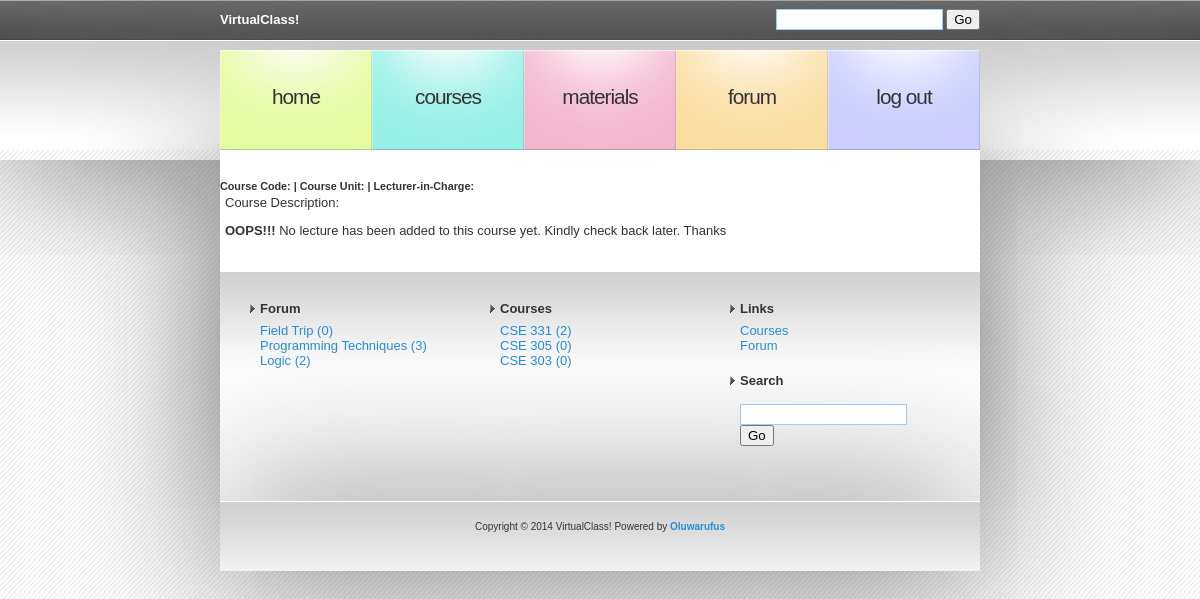
The app's page /crs_lessons.php (signed in) with its own data.
### tables this page shows
CREATE TABLE IF NOT EXISTS `blg_topic_tbl` (
  `id_top` int(11) NOT NULL AUTO_INCREMENT,
  `id_usr_top` int(11) NOT NULL,
  `title_top` varchar(100) NOT NULL DEFAULT '',
  `desc_top` text NOT NULL,
  `date_top` varchar(50) NOT NULL,
  PRIMARY KEY (`id_top`)
);

CREATE TABLE IF NOT EXISTS `course_tbl` (
  `id_crs` int(11) NOT NULL AUTO_INCREMENT,
  `title_crs` varchar(255) NOT NULL,
  `code_crs` varchar(255) NOT NULL,
  `unit_crs` int(11) NOT NULL,
  `lect_inc_id` varchar(255) NOT NULL,
  `desc_crs` varchar(255) NOT NULL,
  `app_level_crs` varchar(20) NOT NULL,
  PRIMARY KEY (`id_crs`)
);

### Connections/mycxn.php (called while the page is built, shortened)
<?php
$hostname_mycxn = "127.0.0.1";
$username_mycxn = "root";
$password_mycxn = "";
$mycxn = mysql_pconnect($hostname_mycxn, $username_mycxn, $password_mycxn) or trigger_error(mysql_error(),E_USER_ERROR);
if (!function_exists("GetSQLValueString")) {
function GetSQLValueString($theValue, $theType, $theDefinedValue = "", $theNotDefinedValue = "")
{
  $theValue = function_exists("mysql_real_escape_string") ? mysql_real_escape_string($theValue) : mysql_escape_string($theValue);
  switch ($theType) {
    case "text":
      $theValue = ($theValue != "") ? "'" . $theValue . "'" : "NULL";
      break;
    case "long":
    case "int":
      $theValue = ($theValue != "") ? intval($theValue) : "NULL";
      break;
  }
  return $theValue;
}
}
if (isset($_SESSION['lvl']) || isset($_SESSION['usr_lct'])) {
$q_subj= @sprintf("SELECT id_crs,code_crs,title_crs FROM course_tbl WHERE app_level_crs = %s OR lect_inc_id = %s", GetSQLValueString($_SESSION['lvl'], "text"), GetSQLValueString($_SESSION['usr_lct'], "text"));
			$q_subj = mysql_query($q_subj)or die(mysql_error());
			$r_subj = mysql_fetch_array($q_subj);
		$query_forum = "SELECT * FROM blg_topic_tbl ORDER BY date_top DESC";
		$rs_forum = mysql_query($query_forum, $mycxn) or die(mysql_error());
}
?>

### Connections/footer_menu.inc (the view)
<div id="colTwo">
    <ul>
      <li>
        <h2>Forum</h2>
        <ul>
        <?php while ($array_forum = mysql_fetch_assoc($rs_forum)) { ?>
          <li><a href="view_post.php?id=<?php echo $array_forum['id_top']; ?>"><?php echo substr($array_forum['title_top'], 0, 25);
			$q_cnt= sprintf("SELECT * FROM blg_comment_tbl WHERE idart_com = %s", GetSQLValueString($array_forum['id_top'], "text"));	mysql_select_db($database_mycxn, $mycxn); $q_cnt = mysql_query($q_cnt, $mycxn)or die(mysql_error());
			echo " (".mysql_num_rows($q_cnt).")";  ?></a></li>	<?php } ;  ?>
        </ul>
      </li>
      <li>
        <h2>Courses</h2>
        <ul>
        <?php
		 do { ?>
          <li><a href="crs_lessons.php?crs=<?php echo $r_subj['id_crs']; ?>"><?php echo $r_subj['code_crs']; ?>
          <?php  $q_count= sprintf("SELECT * FROM lesson_tbl WHERE course_id_lssn = %s", GetSQLValueString($r_subj['id_crs'], "text")); mysql_select_db($database_mycxn, $mycxn);
			$q_count = mysql_query($q_count, $mycxn)or die(mysql_error());
			echo "(".mysql_num_rows($q_count).")"; ?></a>
          </li>
		 <?php } while ($r_subj = mysql_fetch_assoc($q_subj));  ?>
        </ul>
      </li>
      <li>
        <h2>Links</h2>
  	<ul>
    	<li><a href="courses.php">Courses</a></li>
    	<li><a href="forum.php">Forum</a></li>
  	</ul>
      </li>
      <li>
        <h2>Search</h2>
        <form method="get" action="#">
          <div>
            <input type="text" id="textfield1" name="textfield1" value="" size="18" />
            <input type="submit" id="submit1" name="submit1" value="Go" />
          </div>
        </form>
      </li>
    </ul>
    <div style="clear: both;">&nbsp;</div>
  </div>
  </div>
<div id="footer">
  <p>Copyright &copy; 2014 VirtualClass! Powered by <a href="http://www.oluwarufus.com/"><strong>Oluwarufus</strong></a></p>
</div>

### images/default.css (style rules this page uses)
body { margin: 0; padding: 0; font: normal small "Trebuchet MS", Arial, Helvetica, sans-serif; color: #333; background-image: url(bgcode.gif); }
h1, h2, h3, h4, h5, h6, form { margin: 0; padding: 0; }
p, ul, ol, blockquote { margin-top: 0; }
p { padding-left:5px; padding-right: 5px; }
a { color: #268ED4; text-decoration: none; }
#colTwo { padding: 20px; background: url(img02.gif) repeat-x; }
#colTwo ul { margin: 0; padding: 0; list-style: none; }
#colTwo li, #colTwo form { padding: 10px; }
#colTwo li { display: block; float: left; width: 220px; }
#colTwo li li { display: list-item; float: none; padding: 0 0 0 10px; }
#colTwo h2 { margin: 0 0 .5em 0; padding: 0 0 0 10px; background: url(img15.gif) no-repeat left center; font-size: 1em; }
#footer { width: 720px; height: 30px; padding: 20px; background: url(img02.gif) repeat-x; margin-top: 0; margin-right: auto; margin-bottom: 0; margin-left: auto; box-shadow: #666 0px 0px 150px; }
#footer p { text-align: center; font-size: x-small; }
input[type="text"],input[type="password"] { border:1px solid #9CF; padding:2px; background-color:#fdfdfd; }

### records on screen
blg_topic_tbl: title_top "Field Trip", mysql_num_rows($q_cnt) "0"
blg_topic_tbl: title_top "Programming Techniques", mysql_num_rows($q_cnt) "3"
blg_topic_tbl: title_top "Logic", mysql_num_rows($q_cnt) "2"
course_tbl: code_crs "CSE 331", mysql_num_rows($q_count) "2"
course_tbl: code_crs "CSE 305", mysql_num_rows($q_count) "0"
course_tbl: code_crs "CSE 303", mysql_num_rows($q_count) "0"
